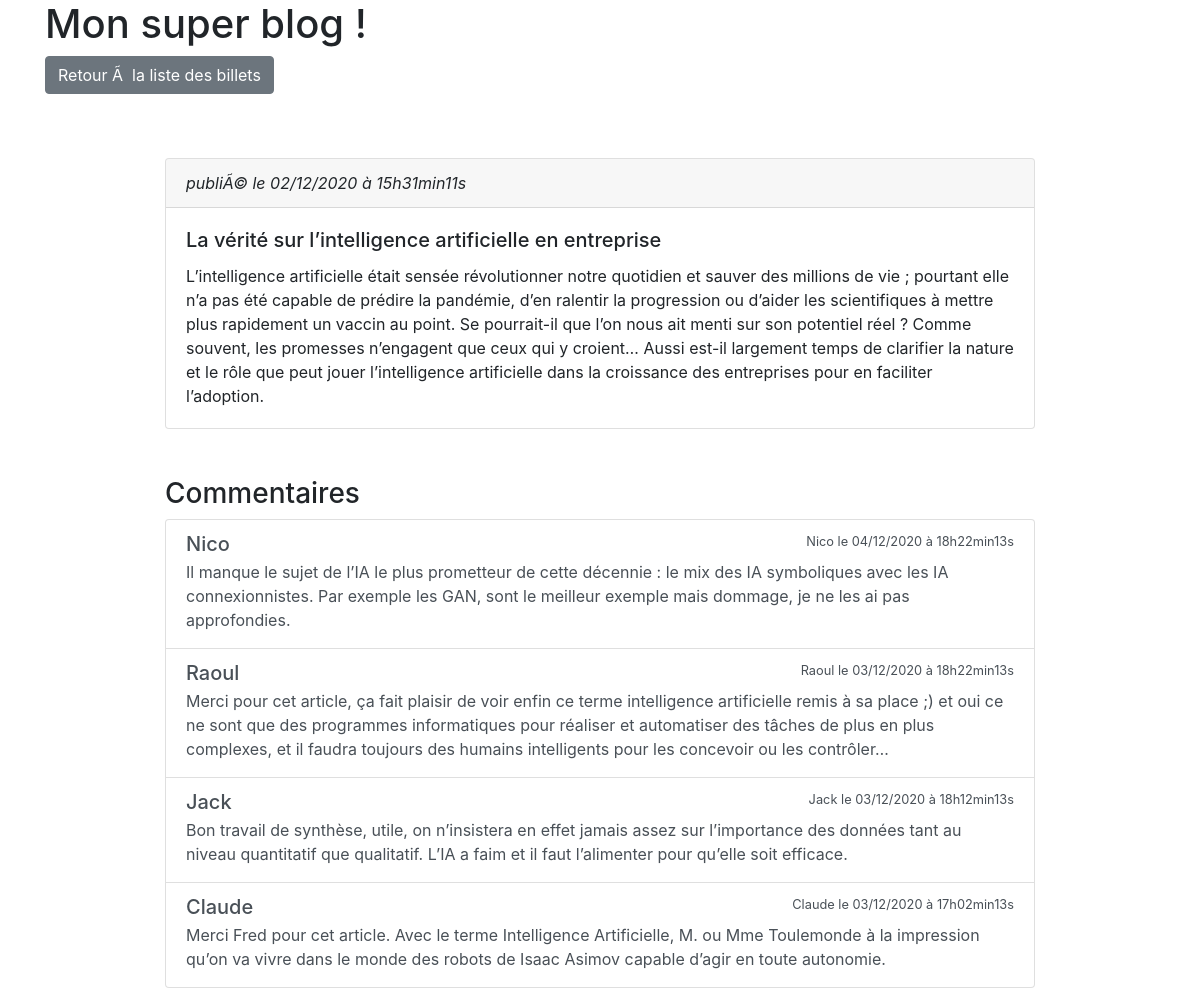
The app's page /commentaires.php?billet=5 with its own data.
### tables this page shows
CREATE TABLE IF NOT EXISTS `billets` (
  `id` int(11) NOT NULL AUTO_INCREMENT,
  `titre` varchar(255) NOT NULL,
  `contenu` text NOT NULL,
  `date_creation` datetime NOT NULL,
  PRIMARY KEY (`id`)
);

CREATE TABLE IF NOT EXISTS `commentaires` (
  `id` int(11) NOT NULL AUTO_INCREMENT,
  `id_billet` int(11) NOT NULL,
  `auteur` varchar(255) NOT NULL,
  `commentaire` text NOT NULL,
  `date_commentaire` datetime NOT NULL,
  PRIMARY KEY (`id`)
);

### commentaires.php (the view, shortened to what this page needs)
<!DOCTYPE html>
<html>
<head>
    <link href="css/bootstrap.css" rel="stylesheet">
    <link href="css/style.css" rel="stylesheet" />
</head>
<body>
<header class="container">
    <div class="row justify-content-center">
        <div class="col-12">
            <h1>Mon super blog !</h1>
            <p><a href="index.php" class="btn btn-secondary">Retour Ã  la liste des billets</a></p>
        </div>
    </div>
</header>
<section class="container-fluid">
    <div class="row justify-content-center">
        <div class="col-9">
            <?php
            require_once("bd.php");
            $req = $db->prepare(
                'SELECT id, titre, contenu, DATE_FORMAT(date_creation, \'%d/%m/%Y à %Hh%imin%ss\') AS date_creation_fr FROM billets
                WHERE id = :id'
            );
            $req->execute([
                    ':id'=>$_REQUEST['billet']
            ]);
            $donnees = $req->fetch();
            ?>
            <div class="card mt-5">
                <div class="card-header">
                    <em>publiÃ© le <?php echo $donnees['date_creation_fr']; ?></em>
                </div>
                <div class="card-body">
                    <h5 class="card-title"><?php echo htmlspecialchars($donnees['titre']); ?></h5>
                    <p class="card-text"><?php echo nl2br(htmlspecialchars($donnees['contenu'])); ?></p>
                </div>
            </div>
        </div>
    </div>
    <div class="row justify-content-center mt-5">
        <div class="col-9">
            <h3>Commentaires</h3>
            <div class="list-group">
                <?php
                $req = $db->prepare(
                    'SELECT
                                auteur,
                                commentaire,
                                DATE_FORMAT(date_commentaire, \'%d/%m/%Y à %Hh%imin%ss\') AS date_commentaire_fr
                            FROM commentaires
                            WHERE id_billet = :id
                            ORDER BY date_commentaire DESC'
                );
                $req->execute([
                        ':id'=>$_GET['billet']
                ]);
                while ($donnees = $req->fetch())
                {
                    ?>
                    <a href="#" class="list-group-item list-group-item-action flex-column align-items-start">
                        <div class="d-flex w-100 justify-content-between">
                            <h5 class="mb-1"><?php echo htmlspecialchars($donnees['auteur']); ?></h5>
                            <small><?php echo htmlspecialchars($donnees['auteur']); ?></strong> le <?php echo $donnees['date_commentaire_fr']; ?></small>
                        </div>
                        <p class="mb-1"><?php echo nl2br(htmlspecialchars($donnees['commentaire'])); ?></p>
                    </a>
                    <?php
                }
                ?>
            </div>
        </div>
    </div>
</section>
</body>
</html>

### records on screen
billets: titre "La vérité sur l’intelligence artificielle en entreprise", contenu "L’intelligence artificielle était sensée révolutionner notre quotidien et sauver des millions de vie ; pourtant elle n’a pas été capable de prédire la pandémie, d’en ralentir la progression ou d’aider les scientifiques à mettre plus rapidement un vaccin au point. Se pourrait-il que l’on nous ait menti sur son potentiel réel ? Comme souvent, les promesses n’engagent que ceux qui y croient… Aussi est-il largement temps de clarifier la nature et le rôle que peut jouer l’intelligence artificielle dans la croissance des entreprises pour en faciliter l’adoption."
commentaires: auteur "Nico", date_commentaire_fr "04/12/2020 à 18h22min13s", commentaire "Il manque le sujet de l’IA le plus prometteur de cette décennie : le mix des IA symboliques avec les IA connexionnistes. Par exemple les GAN, sont le meilleur exemple mais dommage, je ne les ai pas approfondies."
commentaires: auteur "Raoul", date_commentaire_fr "03/12/2020 à 18h22min13s", commentaire "Merci pour cet article, ça fait plaisir de voir enfin ce terme intelligence artificielle remis à sa place ;) et oui ce ne sont que des programmes informatiques pour réaliser et automatiser des tâches de plus en plus complexes, et il faudra toujours des humains intelligents pour les concevoir ou les contrôler…"
commentaires: auteur "Jack", date_commentaire_fr "03/12/2020 à 18h12min13s", commentaire "Bon travail de synthèse, utile, on n’insistera en effet jamais assez sur l’importance des données tant au niveau quantitatif que qualitatif. L’IA a faim et il faut l’alimenter pour qu’elle soit efficace."
commentaires: auteur "Claude", date_commentaire_fr "03/12/2020 à 17h02min13s", commentaire "Merci Fred pour cet article. Avec le terme Intelligence Artificielle, M. ou Mme Toulemonde à la impression qu’on va vivre dans le monde des robots de Isaac Asimov capable d’agir en toute autonomie."

### other values on screen
$donnees['date_creation_fr'] "02/12/2020 à 15h31min11s"
